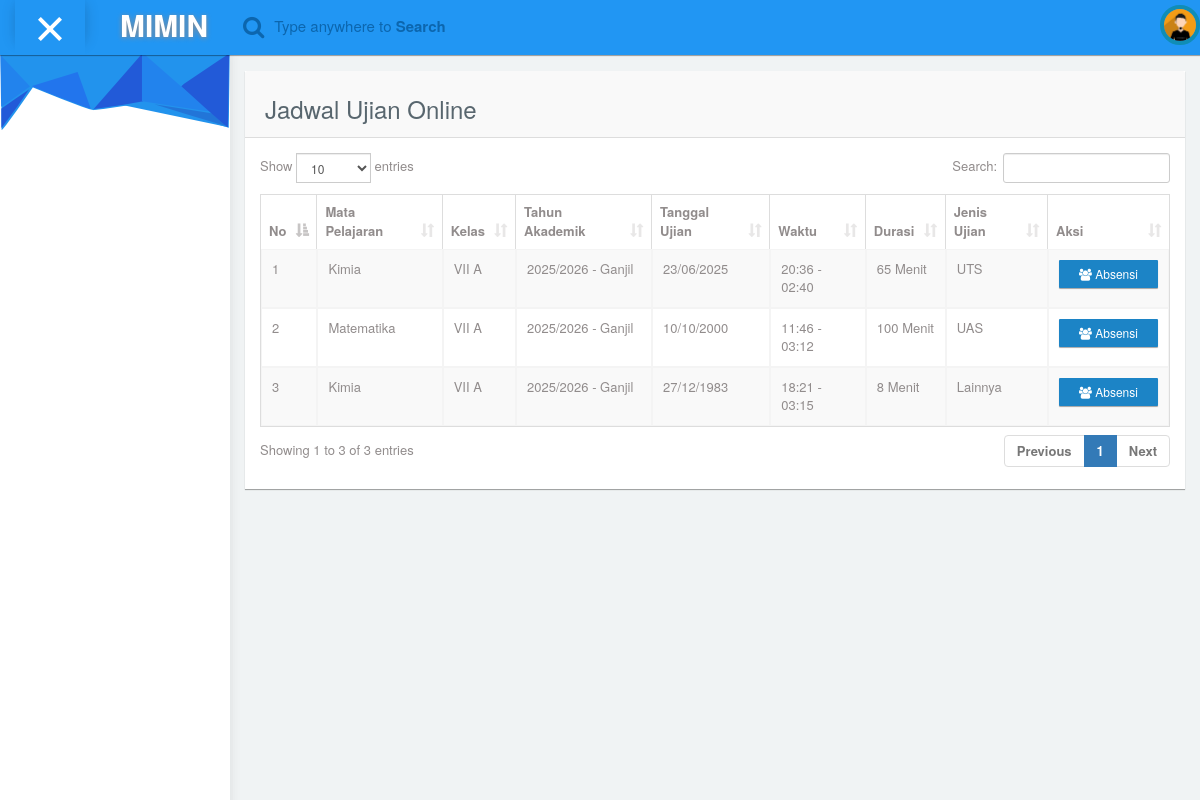
/index.php/ujianonline, run on the app's committed database.
### tables this page shows
CREATE TABLE IF NOT EXISTS `tb_jadwal_ujian` (
  `id` int NOT NULL AUTO_INCREMENT,
  `matapelajaran_id` int NOT NULL,
  `kelasrombel_id` int NOT NULL,
  `tanggal_ujian` date NOT NULL,
  `jam_mulai` time NOT NULL,
  `jam_selesai` time NOT NULL,
  `lama_ujian` int NOT NULL COMMENT 'dalam menit',
  `jenis_ujian` varchar(50) NOT NULL,
  `banksoal_id` int DEFAULT NULL,
  PRIMARY KEY (`id`)
);

CREATE TABLE IF NOT EXISTS `tb_matapelajaran` (
  `id` int NOT NULL AUTO_INCREMENT,
  `kode_matapelajaran` varchar(20) NOT NULL,
  `nama_matapelajaran` varchar(100) NOT NULL,
  `keterangan` text,
  PRIMARY KEY (`id`)
);

CREATE TABLE IF NOT EXISTS `tb_kelas` (
  `id` int NOT NULL AUTO_INCREMENT,
  `nama_kelas` varchar(100) NOT NULL,
  `keterangan` text,
  PRIMARY KEY (`id`)
);

CREATE TABLE IF NOT EXISTS `tb_tahunakademik` (
  `id` int NOT NULL AUTO_INCREMENT,
  `tahun` varchar(9) NOT NULL,
  `semester` enum('Ganjil','Genap') NOT NULL,
  `status` enum('Aktif','Nonaktif') NOT NULL,
  PRIMARY KEY (`id`)
);

### application/views/template_miminium/content.php (called while the page is built)
<?php
    $this->load->view($page);
?>

### application/views/template_miminium/wrapper.php (called while the page is built)
<?php
    include 'header.php';
    include 'sidebar.php';
    include 'navbar.php';
	include 'content.php';
	include 'footer.php';
?>

### application/controllers/Ujianonline.php (called while the page is built, shortened)
<?php
class Ujianonline extends CI_Controller {
    public $db;
    public function __construct() {
        $this->load->database();
        $this->load->helper('url');
    }
    public function index() {
        $data = array(
            'page' => 'admin/ujianonline/index',
            'script' => 'admin/ujianonline/script',
            'link' => 'ujianonline'
        );
        $data['jadwal_ujian'] = $this->db->query("
            SELECT
                ju.*,
                mp.nama_matapelajaran,
                kr.id as kelasrombel_id,
                k.nama_kelas,
                ta.tahun,
                ta.semester
            FROM tb_jadwal_ujian ju
            JOIN tb_matapelajaran mp ON ju.matapelajaran_id = mp.id
            JOIN tb_kelasrombel kr ON ju.kelasrombel_id = kr.id
            JOIN tb_kelas k ON kr.kelas_id = k.id
            JOIN tb_tahunakademik ta ON kr.tahunakademik_id = ta.id
            ORDER BY ju.tanggal_ujian DESC, ju.jam_mulai ASC
        ")->result();
        $this->load->view('template_miminium/wrapper', $data);
    }
}

### index.php (called while the page is built, shortened)
<?php
require_once BASEPATH.'core/CodeIgniter.php';

### application/views/admin/ujianonline/index.php (the view)
<div id="content">
    <div class="col-md-12 top-20 padding-0">
        <div class="col-md-12">
            <div class="panel">
                <div class="panel-heading">
                    <h3>Jadwal Ujian Online</h3>
                </div>
                <div class="panel-body">
                    <div class="responsive-table">
                        <table id="datatables-example" class="table table-striped table-bordered" width="100%" cellspacing="0">
                            <thead>
                                <tr>
                                    <th width="5%">No</th>
                                    <th>Mata Pelajaran</th>
                                    <th>Kelas</th>
                                    <th>Tahun Akademik</th>
                                    <th>Tanggal Ujian</th>
                                    <th>Waktu</th>
                                    <th>Durasi</th>
                                    <th>Jenis Ujian</th>
                                    <th width="10%">Aksi</th>
                                </tr>
                            </thead>
                            <tbody>
                                <?php
                                $no = 1;
                                foreach($jadwal_ujian as $row):
                                ?>
                                <tr>
                                    <td><?= $no++ ?></td>
                                    <td><?= $row->nama_matapelajaran ?></td>
                                    <td><?= $row->nama_kelas ?></td>
                                    <td><?= $row->tahun ?> - <?= $row->semester ?></td>
                                    <td><?= date('d/m/Y', strtotime($row->tanggal_ujian)) ?></td>
                                    <td><?= date('H:i', strtotime($row->jam_mulai)) ?> - <?= date('H:i', strtotime($row->jam_selesai)) ?></td>
                                    <td><?= $row->lama_ujian ?> Menit</td>
                                    <td><?= $row->jenis_ujian ?></td>
                                    <td>
                                        <a href="<?= base_url('ujianonline/absensi/'.$row->id) ?>" class="btn btn-primary btn-sm">
                                            <i class="fa fa-users"></i> Absensi
                                        </a>
                                    </td>
                                </tr>
                                <?php endforeach; ?>
                            </tbody>
                        </table>
                    </div>
                </div>
            </div>
        </div>
    </div>
</div>

### data on the page
tb_jadwal_ujian: matapelajaran.nama_matapelajaran "Kimia", tb_kelas.nama_kelas "VII A", tb_tahunakademik.tahun "2025/2026", tb_tahunakademik.semester "Ganjil", tanggal_ujian "23/06/2025", jam_mulai "20:36", jam_selesai "02:40", lama_ujian "65", jenis_ujian "UTS"
tb_jadwal_ujian: matapelajaran.nama_matapelajaran "Matematika", tb_kelas.nama_kelas "VII A", tb_tahunakademik.tahun "2025/2026", tb_tahunakademik.semester "Ganjil", tanggal_ujian "10/10/2000", jam_mulai "11:46", jam_selesai "03:12", lama_ujian "100", jenis_ujian "UAS"
tb_jadwal_ujian: matapelajaran.nama_matapelajaran "Kimia", tb_kelas.nama_kelas "VII A", tb_tahunakademik.tahun "2025/2026", tb_tahunakademik.semester "Ganjil", tanggal_ujian "27/12/1983", jam_mulai "18:21", jam_selesai "03:15", lama_ujian "8", jenis_ujian "Lainnya"
